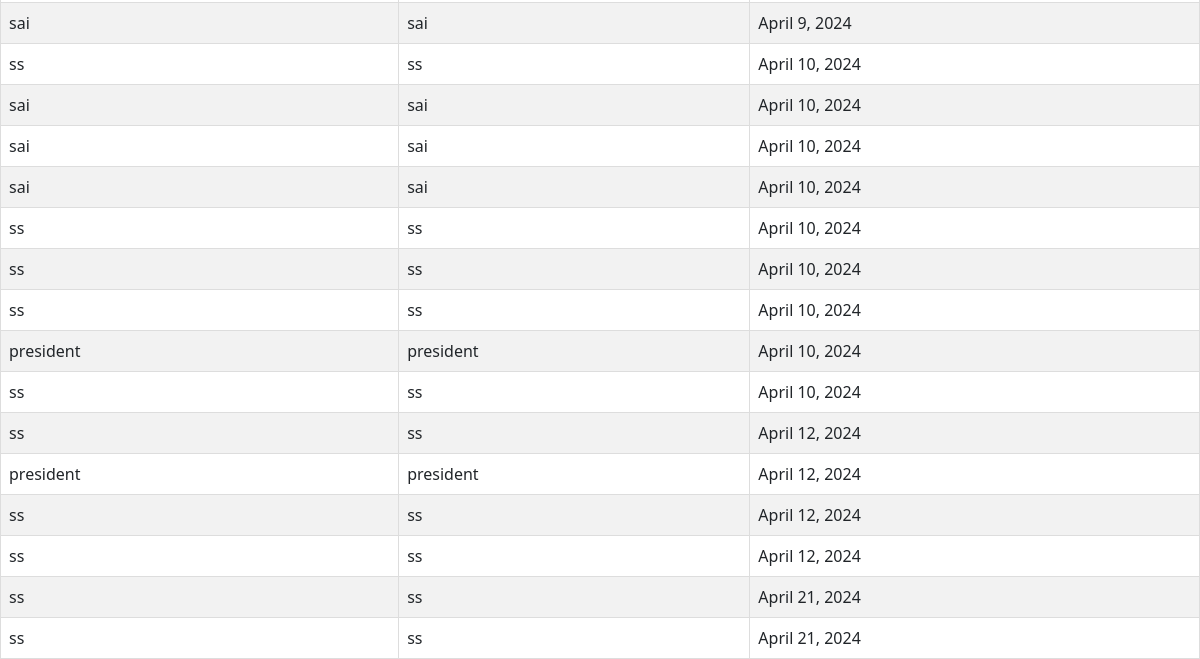
Before: /core/logview/ (lower part) with the older database file.
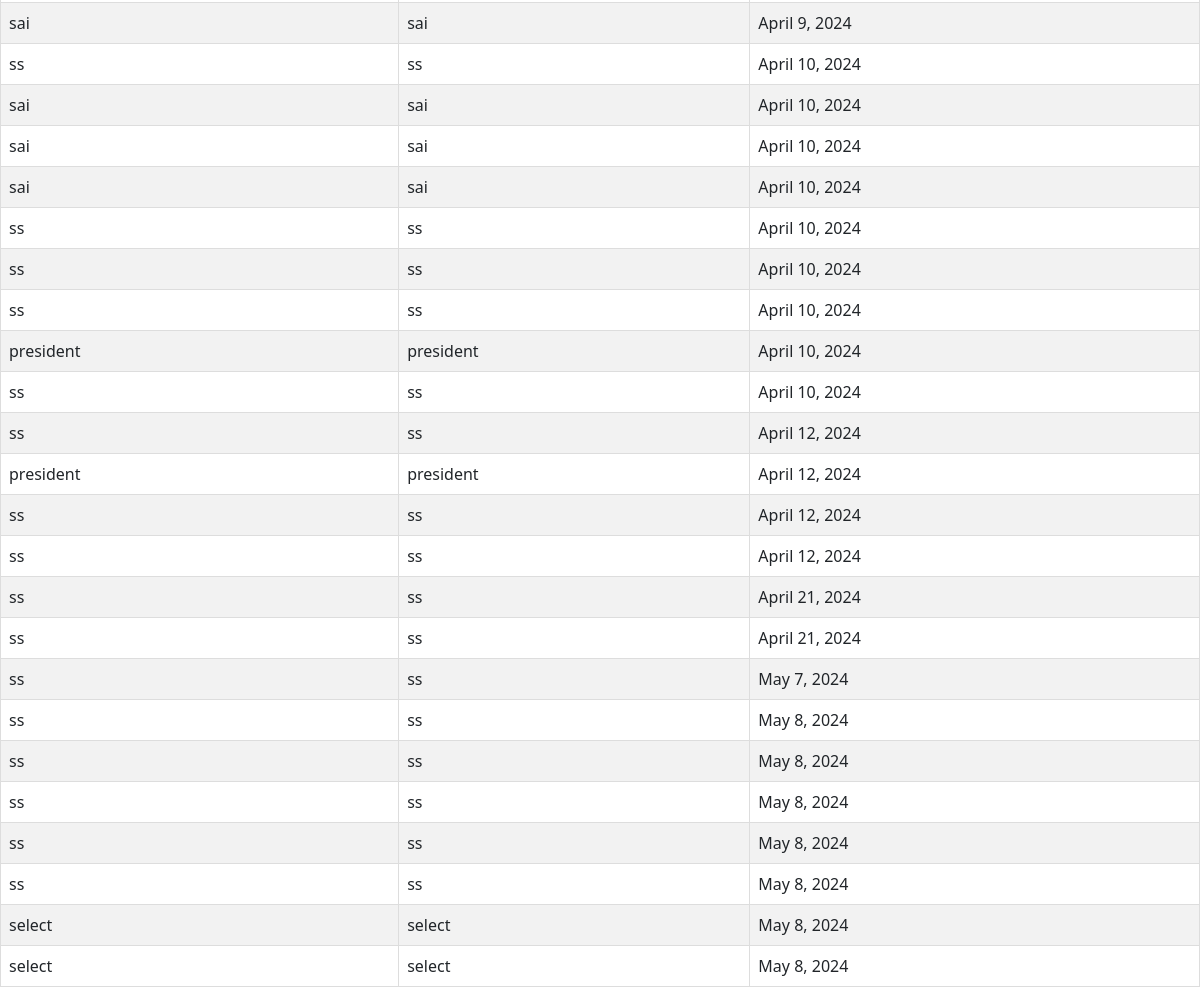
After: the same page with the newer database file.
### yogacore/models.py (models this page shows)
class Login(models.Model):
    username=models.CharField(max_length=100)
    password=models.CharField(max_length=100)
    date=models.DateField()
    class Meta:
        db_table = "Login"

### yogacore/views.py (the view)
# urls.py: path('logview/',logview,name='logview'),
def logview(request):
    details=Login.objects.all()
    return render(request,'logindetails.html',{'details':details})

### templates/logindetails.html (shortened to what this page needs)
{% extends 'corenavbar.html' %}
{% load static %}
{% block body %}
<div align="center">
    <table>
        <tbody>
            {% for detail in details %}
            <tr>
                <td>{{ detail.username }}</td>
                <td>{{ detail.password }}</td>
                <td>{{ detail.date }}</td>
            </tr>
            {% endfor %}
        </tbody>
    </table>
</div>
{% endblock %}

Changed rows visible on the page:
added Login: username "ss", password "ss", date "May 7, 2024"
added Login: username "ss", password "ss", date "May 8, 2024"
added Login: username "ss", password "ss", date "May 8, 2024"
added Login: username "ss", password "ss", date "May 8, 2024"
added Login: username "ss", password "ss", date "May 8, 2024"
added Login: username "ss", password "ss", date "May 8, 2024"
added Login: username "select", password "select", date "May 8, 2024"
added Login: username "select", password "select", date "May 8, 2024"
